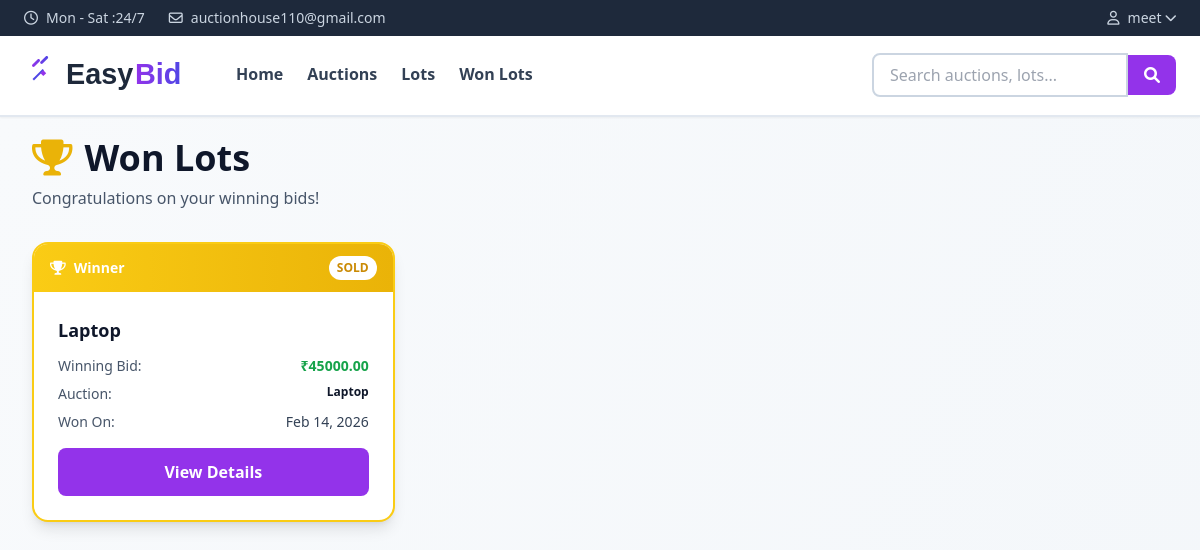
The app's page /bids/won-lots/ (signed in) with its own data.
### auction_list/models.py (models this page shows, shortened)
class Lot(models.Model):
    STATUS_CHOICES = [
        ('draft', 'Draft'),
        ('active', 'Active'),
        ('paid', 'Paid - Awaiting Shipment'),
        ('shipped_to_warehouse', 'Shipped to Warehouse'),
        ('at_warehouse', 'At Warehouse'),
        ('shipped', 'Shipped to Buyer'),
        ('sold', 'Sold & Delivered'),
        ('unsold', 'Unsold'),
    ]
    auction = models.ForeignKey('Auction', on_delete=models.CASCADE, related_name='lots')
    lot_number = models.IntegerField()  # Sequential number within auction
    title = models.CharField(max_length=255)
    slug = models.SlugField(max_length=300, unique=True, blank=True, null=True)
    description = models.TextField()
    lot_catagory = models.ForeignKey('Catagory',on_delete=models.CASCADE,blank=True)
    items = models.ManyToManyField('Item', related_name='lots', blank=True)
    starting_bid = models.DecimalField(max_digits=10, decimal_places=2,default=0.00)
    reserve_price = models.DecimalField(max_digits=10, decimal_places=2, null=True, blank=True,
                                       help_text="Minimum price for sale (optional)")
    current_bid = models.DecimalField(max_digits=10, decimal_places=2, default=0.00)
    status = models.CharField(max_length=20, choices=STATUS_CHOICES, default='draft')
    winning_bidder = models.ForeignKey(User, on_delete=models.SET_NULL, null=True, blank=True,
                                       related_name='won_lots')
    is_timed = models.BooleanField(default=False, help_text="Is this a timed auction lot?")
    end_time = models.DateTimeField(null=True, blank=True, help_text="When the timed auction ends")
    last_bid_time = models.DateTimeField(null=True, blank=True, help_text="Time of last bid")
    idle_timer_started = models.BooleanField(default=False, help_text="Has the idle timer started?")
    idle_timer_start_time = models.DateTimeField(null=True, blank=True, help_text="When idle timer started")
    min_bid_increment = models.DecimalField(max_digits=10, decimal_places=2, default=100.00,
                                           help_text="Minimum bid increment")
    shipping_fee = models.DecimalField(max_digits=10, decimal_places=2, default=0.00,
                                      help_text="Shipping charges for this lot")
    created_at = models.DateTimeField(auto_now_add=True)
    updated_at = models.DateTimeField(auto_now=True)
    notes = models.TextField(blank=True, help_text="Internal notes (not visible to bidders)")
    reminder_sent = models.BooleanField(default=False, help_text="Has the reminder email been sent?")
    is_hot = models.BooleanField(default=False, help_text="Is this lot receiving high bid activity (10+ bids in last 10 minutes)?")
    class Meta:
        ordering = ['auction', 'lot_number']
        unique_together = ['auction', 'lot_number']
        indexes = [
            models.Index(fields=['auction', 'status']),
            models.Index(fields=['lot_number']),
        ]
    def item_count(self):
        return self.items.count()
    item_count.short_description = 'Total items'

class Auction(models.Model):
    STATUS_CHOICES = [
        ('draft', 'Draft'),
        ('pending', 'Pending Approval'),
        ('approved', 'Approved'),
        ('live', 'Live'),
        ('scheduled', 'Scheduled'),
        ('completed', 'Completed'),
        ('cancelled', 'Cancelled'),
    ]
    AUCTION_TYPE_CHOICES = [
        ('live', 'Live Auction'),
        ('scheduled', 'Scheduled Auction'),
    ]
    title = models.CharField(max_length=255)
    slug = models.SlugField(max_length=300, unique=True, blank=True, null=True)
    description = models.TextField()
    auction_type = models.CharField(max_length=20, choices=AUCTION_TYPE_CHOICES, default='live')
    created_by = models.ForeignKey(User, on_delete=models.CASCADE, related_name='created_auctions')
    approved_by = models.ForeignKey(User, on_delete=models.SET_NULL, null=True, blank=True, related_name='approved_auctions')
    status = models.CharField(max_length=20, choices=STATUS_CHOICES, default='draft')
    start_date = models.DateTimeField(null=True, blank=True)
    end_date = models.DateTimeField(null=True, blank=True)
    created_at = models.DateTimeField(auto_now_add=True)
    updated_at = models.DateTimeField(auto_now=True)
    approved_at = models.DateTimeField(null=True, blank=True)
    allow_proxy_bidding = models.BooleanField(default=True)
    buyer_premium_percentage = models.DecimalField(max_digits=5, decimal_places=2, default=0.00)
    min_bid_increment = models.DecimalField(max_digits=10, decimal_places=2, default=100.00)
    location = models.CharField(max_length=255, blank=True)
    terms_and_conditions = models.TextField(blank=True)
    reminder_sent = models.BooleanField(default=False, help_text="Has the 5-minute reminder email been sent?")
    start_email_sent = models.BooleanField(default=False, help_text="Has the auction start email been sent?")
    is_hot = models.BooleanField(default=False, help_text="Is this exception receiving high bid activity (10+ bids in last 10 minutes)?")
    class Meta:
        ordering = ['-created_at']
        indexes = [
            models.Index(fields=['status', 'start_date']),
            models.Index(fields=['created_by', 'status']),
        ]

### bids/views.py (the view)
# urls.py: path('won-lots/', views.won_lots, name='won_lots'),
@login_required
def won_lots(request):
    won_lots = Lot.objects.filter(winning_bidder=request.user).select_related('auction').order_by('-updated_at')
    context = {
        'won_lots': won_lots,
    }
    return render(request, 'bids/won_lots.html', context)

### bids/templates/bids/won_lots.html (shortened to what this page needs)
{% extends 'base.html' %}
{% load static %}
{% block content %}
<div class="min-h-screen bg-gradient-to-br from-slate-50 to-slate-100 py-8">
    <div class="max-w-7xl mx-auto px-4 sm:px-6 lg:px-8">
        <div class="mb-8">
            <h1 class="text-3xl md:text-4xl font-black text-slate-900">
                <i class="fas fa-trophy text-yellow-500 mr-3"></i>Won Lots
            </h1>
            <p class="text-slate-600 mt-2">Congratulations on your winning bids!</p>
        </div>
        {% if won_lots %}
        <div class="grid grid-cols-1 md:grid-cols-2 lg:grid-cols-3 gap-6">
            {% for lot in won_lots %}
            <div class="bg-white rounded-2xl shadow-lg overflow-hidden border-2 border-yellow-400">
                <div class="bg-gradient-to-r from-yellow-400 to-yellow-500 px-4 py-3">
                    <div class="flex items-center justify-between">
                        <span class="text-white font-bold text-sm">
                            <i class="fas fa-trophy mr-2"></i>Winner
                        </span>
                        <span class="bg-white text-yellow-600 text-xs px-2 py-1 rounded-full font-bold">
                            {{ lot.status|upper }}
                        </span>
                    </div>
                </div>
                <div class="p-6">
                    <h3 class="font-black text-lg text-slate-900 mb-3">{{ lot.title }}</h3>
                    <div class="space-y-2 text-sm mb-4">
                        <div class="flex justify-between">
                            <span class="text-slate-600">Winning Bid:</span>
                            <span class="font-bold text-green-600">₹{{ lot.current_bid|floatformat:2 }}</span>
                        </div>
                        <div class="flex justify-between">
                            <span class="text-slate-600">Auction:</span>
                            <span class="text-slate-900 font-semibold text-xs">{{   lot.auction.title|truncatechars:20}}</span>
                        </div>
                        <div class="flex justify-between">
                            <span class="text-slate-600">Won On:</span>
                            <span class="text-slate-700">{{ lot.updated_at|date:"M d, Y" }}</span>
                        </div>
                    </div>
                    <a href="{% url 'lot_detail' lot.slug %}"
                        class="block bg-purple-600 hover:bg-purple-700 text-white text-center py-3 rounded-lg font-bold transition">
                        View Details
                    </a>
                </div>
            </div>
            {% endfor %}
        </div>
        {% endif %}
    </div>
</div>
{% endblock %}

### Home/templates/base.html (shortened to what this page needs)
{% load static %}
<!DOCTYPE html>
<html lang="en">
<head>
    <script src="https://cdn.tailwindcss.com"></script>
    <link rel="stylesheet" href="https://cdnjs.cloudflare.com/ajax/libs/font-awesome/6.0.0/css/all.min.css">
</head>
<body class="bg-slate-50 font-sans antialiased">
    <div class="hidden md:block bg-slate-800 text-slate-300 px-4 md:px-6 py-2 fixed top-0 left-0 right-0 z-50">
        <div
            class="max-w-screen-2xl mx-auto flex flex-col sm:flex-row items-center justify-between text-xs md:text-sm space-y-2 sm:space-y-0">
            <div class="flex items-center space-x-3 md:space-x-6">
                <span class="flex items-center"><i class="far fa-clock mr-1 md:mr-2"></i><span
                        class="hidden sm:inline">Mon - Sat : </span> 24/7</span>
                <span class="flex items-center"><i class="far fa-envelope mr-1 md:mr-2"></i><span
                        class="hidden lg:inline">auctionhouse110@gmail.com</span></span>
            </div>
            <div class="flex items-center space-x-3 md:space-x-4">
                {% if user.is_authenticated %}
                <div class="relative dropdown">
                    <button class="hover:text-white transition flex items-center">
                        <i class="far fa-user"></i>
                        <span class="ml-2 hidden sm:inline">{{ user.username }}</span>
                        <i class="fas fa-chevron-down ml-1 text-xs"></i>
                    </button>
                </div>
                {% else %}
                <a href="{% url 'login' %}" class="hover:text-white transition flex items-center">
                    <i class="far fa-user"></i>
                    <span class="ml-2 hidden sm:inline">Login</span>
                </a>
                {% endif %}
            </div>
        </div>
    </div>
    <nav class="bg-white border-b-2 border-slate-200 fixed md:top-[35px] top-0 left-0 right-0 z-40 shadow-sm">
        <div class="max-w-screen-2xl mx-auto px-4 md:px-6">
            <div class="flex items-center justify-between">
                <div class="flex items-center space-x-8">
                    <a href="{% url 'home' %}" class="flex items-center py-4">
                        <img src="{% static 'images/logo.svg' %}" alt="EasyBid" class="h-10 md:h-12 w-auto">
                    </a>
                    <div class="hidden lg:flex items-center space-x-6">
                        <a href="{% url 'home' %}"
                            class="text-slate-700 hover:text-purple-600 font-semibold py-4 border-b-2 border-transparent hover:border-purple-600 transition">
                            Home
                        </a>
                        <a href="{% url 'auctions' %}"
                            class="text-slate-700 hover:text-purple-600 font-semibold py-4 border-b-2 border-transparent hover:border-purple-600 transition">
                            Auctions
                        </a>
                        <a href="{% url 'view_lots' %}"
                            class="text-slate-700 hover:text-purple-600 font-semibold py-4 border-b-2 border-transparent hover:border-purple-600 transition">
                            Lots
                        </a>
                        <a href="{% url 'won_lots' %}"
                            class="text-slate-700 hover:text-purple-600 font-semibold py-4 border-b-2 border-transparent hover:border-purple-600 transition">
                            Won Lots
                        </a>
                    </div>
                </div>
                <div class="flex items-center space-x-2 md:space-x-4">
                    <div class="hidden md:flex items-center relative group">
                        <form action="{% url 'auctions' %}" method="GET" class="flex items-center">
                            <input type="text" name="q" id="globalSearchInput" placeholder="Search auctions, lots..."
                                class="px-4 py-2 border-2 border-slate-300 rounded-l-lg focus:outline-none focus:border-purple-600 w-48 lg:w-64"
                                autocomplete="off">
                            <button type="submit"
                                class="bg-purple-600 hover:bg-purple-700 text-white px-4 py-2 rounded-r-lg transition">
                                <i class="fas fa-search"></i>
                            </button>
                        </form>
                    </div>
                </div>
            </div>
        </div>
    </nav>
    <main class="pt-[70px] md:pt-[106px]">
        {% block content %}
        {% endblock %}
    </main>
</body>
</html>

### Home/templates/base.html (style rules this page uses)
.dropdown::after { content: ''; position: absolute; top: 100%; right: 0; width: 100%; height: 8px; }

### records on screen
Lot: status "SOLD", title "Laptop", current_bid "45000.00", auction "Laptop", updated_at "Feb 14, 2026"

### other values on screen
{{ user.username }} "meet"
